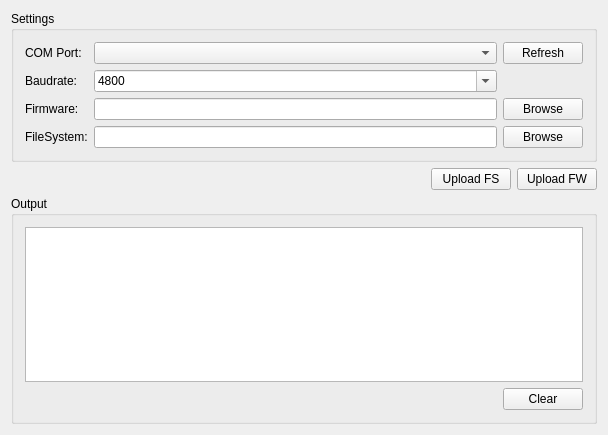
<?xml version="1.0" encoding="UTF-8"?>
<ui version="4.0">
 <class>MainWindow</class>
 <widget class="QMainWindow" name="MainWindow">
  <property name="geometry">
   <rect>
    <x>0</x>
    <y>0</y>
    <width>608</width>
    <height>435</height>
   </rect>
  </property>
  <property name="windowTitle">
   <string>eFontTool</string>
  </property>
  <widget class="QWidget" name="centralWidget">
   <property name="layoutDirection">
    <enum>Qt::LeftToRight</enum>
   </property>
   <layout class="QVBoxLayout" name="verticalLayout">
    <item>
     <widget class="QGroupBox" name="settingsBox">
      <property name="title">
       <string>Settings</string>
      </property>
      <property name="flat">
       <bool>false</bool>
      </property>
      <property name="checkable">
       <bool>false</bool>
      </property>
      <layout class="QGridLayout" name="gridLayout_3">
       <item row="1" column="1">
        <widget class="QComboBox" name="baudBox">
         <property name="editable">
          <bool>true</bool>
         </property>
         <property name="currentText">
          <string>921600</string>
         </property>
         <property name="maxVisibleItems">
          <number>8</number>
         </property>
         <item>
          <property name="text">
           <string>4800</string>
          </property>
         </item>
         <item>
          <property name="text">
           <string>9600</string>
          </property>
         </item>
         <item>
          <property name="text">
           <string>19200</string>
          </property>
         </item>
         <item>
          <property name="text">
           <string>38400</string>
          </property>
         </item>
         <item>
          <property name="text">
           <string>57600</string>
          </property>
         </item>
         <item>
          <property name="text">
           <string>74880</string>
          </property>
         </item>
         <item>
          <property name="text">
           <string>115200</string>
          </property>
         </item>
         <item>
          <property name="text">
           <string>230400</string>
          </property>
         </item>
         <item>
          <property name="text">
           <string>250000</string>
          </property>
         </item>
         <item>
          <property name="text">
           <string>460800</string>
          </property>
         </item>
         <item>
          <property name="text">
           <string>921600</string>
          </property>
         </item>
        </widget>
       </item>
       <item row="0" column="1">
        <widget class="QComboBox" name="portBox"/>
       </item>
       <item row="3" column="0">
        <widget class="QLabel" name="labelVFS">
         <property name="text">
          <string>FileSystem:</string>
         </property>
        </widget>
       </item>
       <item row="3" column="2">
        <widget class="QPushButton" name="btnSelVFS">
         <property name="text">
          <string>Browse</string>
         </property>
        </widget>
       </item>
       <item row="0" column="2">
        <widget class="QPushButton" name="reloadBtn">
         <property name="text">
          <string>Refresh</string>
         </property>
        </widget>
       </item>
       <item row="0" column="0">
        <widget class="QLabel" name="labelPort">
         <property name="text">
          <string>COM Port:</string>
         </property>
        </widget>
       </item>
       <item row="1" column="0">
        <widget class="QLabel" name="baudrateLabel">
         <property name="text">
          <string>Baudrate:</string>
         </property>
        </widget>
       </item>
       <item row="3" column="1">
        <widget class="QLineEdit" name="textFS"/>
       </item>
       <item row="2" column="0">
        <widget class="QLabel" name="labelFW">
         <property name="text">
          <string>Firmware:</string>
         </property>
        </widget>
       </item>
       <item row="2" column="1">
        <widget class="QLineEdit" name="textFW"/>
       </item>
       <item row="2" column="2">
        <widget class="QPushButton" name="btnSelFW">
         <property name="text">
          <string>Browse</string>
         </property>
        </widget>
       </item>
      </layout>
      <zorder>labelPort</zorder>
      <zorder>portBox</zorder>
      <zorder>reloadBtn</zorder>
      <zorder>baudrateLabel</zorder>
      <zorder>baudBox</zorder>
      <zorder>labelVFS</zorder>
      <zorder>btnSelVFS</zorder>
      <zorder>textFS</zorder>
      <zorder>labelFW</zorder>
      <zorder>textFW</zorder>
      <zorder>btnSelFW</zorder>
     </widget>
    </item>
    <item>
     <layout class="QHBoxLayout" name="horizontalLayout">
      <item>
       <spacer name="horizontalSpacer">
        <property name="orientation">
         <enum>Qt::Horizontal</enum>
        </property>
        <property name="sizeHint" stdset="0">
         <size>
          <width>40</width>
          <height>20</height>
         </size>
        </property>
       </spacer>
      </item>
      <item>
       <widget class="QPushButton" name="btnFSUpd">
        <property name="text">
         <string>Upload FS</string>
        </property>
       </widget>
      </item>
      <item>
       <widget class="QPushButton" name="btnFWUpd">
        <property name="text">
         <string>Upload FW</string>
        </property>
       </widget>
      </item>
     </layout>
    </item>
    <item>
     <widget class="QGroupBox" name="groupBox">
      <property name="title">
       <string>Output</string>
      </property>
      <layout class="QVBoxLayout" name="verticalLayout_2">
       <item>
        <widget class="QPlainTextEdit" name="textLog"/>
       </item>
       <item>
        <layout class="QHBoxLayout" name="horizontalLayout_2">
         <item>
          <spacer name="horizontalSpacer_2">
           <property name="orientation">
            <enum>Qt::Horizontal</enum>
           </property>
           <property name="sizeHint" stdset="0">
            <size>
             <width>40</width>
             <height>20</height>
            </size>
           </property>
          </spacer>
         </item>
         <item>
          <widget class="QPushButton" name="clearTextBtn">
           <property name="text">
            <string>Clear</string>
           </property>
          </widget>
         </item>
        </layout>
       </item>
      </layout>
     </widget>
    </item>
   </layout>
  </widget>
  <widget class="QMenuBar" name="menuBar">
   <property name="geometry">
    <rect>
     <x>0</x>
     <y>0</y>
     <width>608</width>
     <height>26</height>
    </rect>
   </property>
  </widget>
 </widget>
 <layoutdefault spacing="6" margin="11"/>
 <resources/>
 <connections>
  <connection>
   <sender>clearTextBtn</sender>
   <signal>clicked()</signal>
   <receiver>textLog</receiver>
   <slot>clear()</slot>
   <hints>
    <hint type="sourcelabel">
     <x>182</x>
     <y>377</y>
    </hint>
    <hint type="destinationlabel">
     <x>182</x>
     <y>295</y>
    </hint>
   </hints>
  </connection>
 </connections>
</ui>
